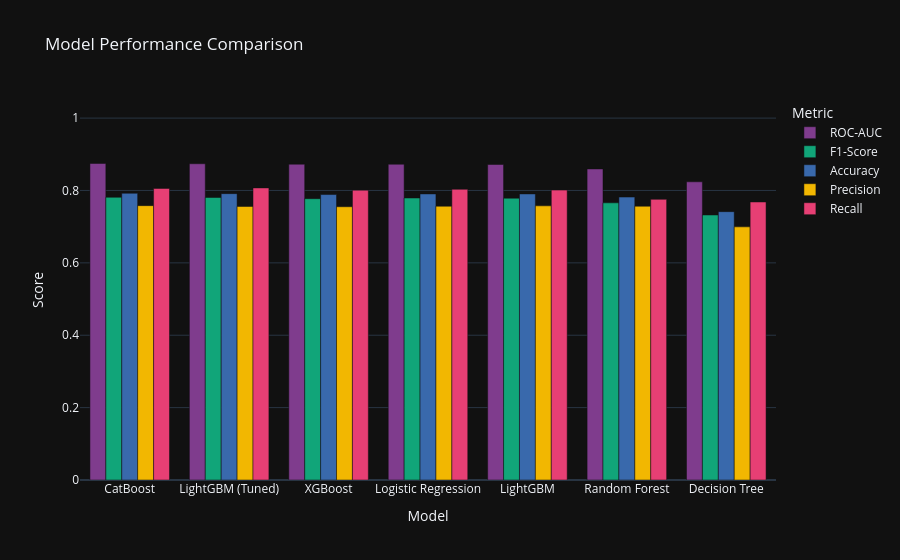

Notebook code cell kept with this figure:
### Code cell
metrics = ['ROC-AUC', 'F1-Score', 'Accuracy', 'Precision', 'Recall']
df_melt = df_all[metrics].reset_index().melt(id_vars='Model', var_name='Metric', value_name='Score')

fig = px.bar(df_melt, x='Model', y='Score', color='Metric', barmode='group',
             title='Model Performance Comparison',
             color_discrete_sequence=px.colors.qualitative.Bold,
             template='plotly_dark')
fig.update_layout(yaxis_range=[0, 1.05])
fig.show()

### Figure 1 — Plotly figure (JSON) as saved in the notebook; plotly's stock layout.template omitted (floating-point values rounded to 4 significant figures)
{"data": [{"alignmentgroup": "True", "hovertemplate": "Metric=ROC-AUC<br>Model=%{x}<br>Score=%{y}<extra></extra>", "legendgroup": "ROC-AUC", "marker": {"color": "rgb(127, 60, 141)", "pattern": {"shape": ""}}, "name": "ROC-AUC", "offsetgroup": "ROC-AUC", "orientation": "v", "showlegend": true, "textposition": "auto", "type": "bar", "x": ["CatBoost", "LightGBM (Tuned)", "XGBoost", "Logistic Regression", "LightGBM", "Random Forest", "Decision Tree"], "xaxis": "x", "y": [0.8747, 0.8738, 0.8726, 0.8725, 0.8718, 0.8595, 0.8239], "yaxis": "y"}, {"alignmentgroup": "True", "hovertemplate": "Metric=F1-Score<br>Model=%{x}<br>Score=%{y}<extra></extra>", "legendgroup": "F1-Score", "marker": {"color": "rgb(17, 165, 121)", "pattern": {"shape": ""}}, "name": "F1-Score", "offsetgroup": "F1-Score", "orientation": "v", "showlegend": true, "textposition": "auto", "type": "bar", "x": ["CatBoost", "LightGBM (Tuned)", "XGBoost", "Logistic Regression", "LightGBM", "Random Forest", "Decision Tree"], "xaxis": "x", "y": [0.7811, 0.7806, 0.7773, 0.7792, 0.7787, 0.7659, 0.7323], "yaxis": "y"}, {"alignmentgroup": "True", "hovertemplate": "Metric=Accuracy<br>Model=%{x}<br>Score=%{y}<extra></extra>", "legendgroup": "Accuracy", "marker": {"color": "rgb(57, 105, 172)", "pattern": {"shape": ""}}, "name": "Accuracy", "offsetgroup": "Accuracy", "orientation": "v", "showlegend": true, "textposition": "auto", "type": "bar", "x": ["CatBoost", "LightGBM (Tuned)", "XGBoost", "Logistic Regression", "LightGBM", "Random Forest", "Decision Tree"], "xaxis": "x", "y": [0.7922, 0.7912, 0.7888, 0.7904, 0.7904, 0.7818, 0.7414], "yaxis": "y"}, {"alignmentgroup": "True", "hovertemplate": "Metric=Precision<br>Model=%{x}<br>Score=%{y}<extra></extra>", "legendgroup": "Precision", "marker": {"color": "rgb(242, 183, 1)", "pattern": {"shape": ""}}, "name": "Precision", "offsetgroup": "Precision", "orientation": "v", "showlegend": true, "textposition": "auto", "type": "bar", "x": ["CatBoost", "LightGBM (Tuned)", "XGBoost", "Logistic Regression", "LightGBM", "Random Forest", "Decision Tree"], "xaxis": "x", "y": [0.7581, 0.7558, 0.7551, 0.7565, 0.7575, 0.7565, 0.6995], "yaxis": "y"}, {"alignmentgroup": "True", "hovertemplate": "Metric=Recall<br>Model=%{x}<br>Score=%{y}<extra></extra>", "legendgroup": "Recall", "marker": {"color": "rgb(231, 63, 116)", "pattern": {"shape": ""}}, "name": "Recall", "offsetgroup": "Recall", "orientation": "v", "showlegend": true, "textposition": "auto", "type": "bar", "x": ["CatBoost", "LightGBM (Tuned)", "XGBoost", "Logistic Regression", "LightGBM", "Random Forest", "Decision Tree"], "xaxis": "x", "y": [0.8056, 0.8071, 0.8008, 0.8032, 0.8011, 0.7755, 0.7682], "yaxis": "y"}], "layout": {"barmode": "group", "legend": {"title": {"text": "Metric"}, "tracegroupgap": 0}, "title": {"text": "Model Performance Comparison"}, "xaxis": {"anchor": "y", "domain": [0, 1], "title": {"text": "Model"}}, "yaxis": {"anchor": "x", "domain": [0, 1], "range": [0, 1.05], "title": {"text": "Score"}}}}
